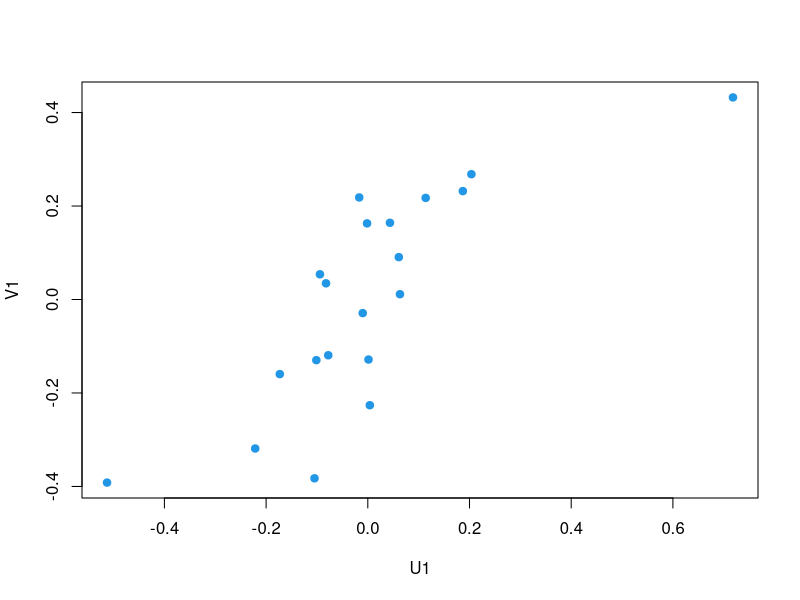
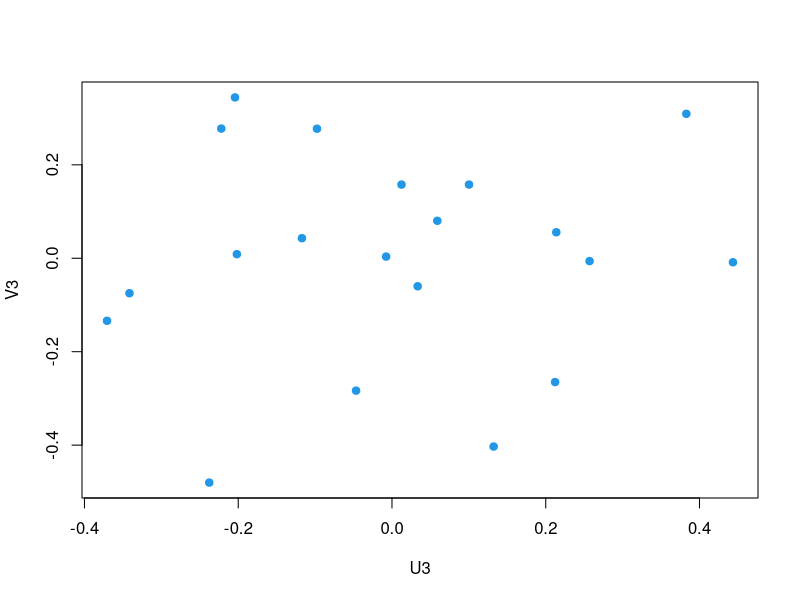

The R source for these figures, in order:
rt <- read.table("exam0914.data")
rt <- scale(rt)
ca <- cancor(rt[,1:3], rt[,4:6])

U <- as.matrix(rt[, 1:3])%*% ca$xcoef
V <- as.matrix(rt[, 4:6])%*% ca$ycoef

plot(U[,1], V[,1], xlab = "U1", ylab = "V1", pch = 19, col = 4)
plot(U[,3], V[,3], xlab = "U3", ylab = "V3", pch = 19, col = 4)

win.graph(width=10, height=8)
par(mai=c(0.9, 0.9, 0.1, 0.1))

savePlot("cancor-2", type = "eps")
